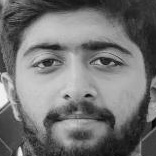
#> input picture Face_Recognition_Attendance_System/students_data/Abdullah_001.jpg, 156 x 156 px
$ python -i main.py   (imports and definitions only)
#> lines starting #> are read from the running program, lines starting #| are printed output that depends on the picture
import cv2
import os
import numpy as np
import pandas as pd
from datetime import datetime
from tkinter import *
from tkinter import filedialog, messagebox

#Images
students_dir = 'students_data'
# [1 line not run here, left out]

#CSV
attendance = 'attendance.csv'
frecognize = cv2.face.LBPHFaceRecognizer_create()
fcascade = cv2.CascadeClassifier(cv2.data.haarcascades + 'haarcascade_frontalface_default.xml')

# [56 lines left out: functions is_registered, register_stud, not called in this run]


def mark_attend(image):
#> called with image = 'students_data/Abdullah_001.jpg'
    global attendance
    # Time limit 9:00 AM
    now = datetime.now()
    curr_time = now.strftime("%H:%M")
    # if curr_time > "09:00":
    #     messagebox.showerror("Late", "You are late! Attendance cannot be marked after 9:00 AM.")
    #     return

# Create CSV
    if not os.path.exists(attendance):
        pd.DataFrame(columns=['Name', 'Roll No', 'Date', 'Time']).to_csv(attendance, index=False)

    image = cv2.imread(image)
#> image is the input picture: shape (156, 156, 3); min 3, max 248, mean 115.3
    if image is None:
        messagebox.showerror("Error", "Unable to read the image. Check the file path.")
        return

    gray = cv2.cvtColor(image, cv2.COLOR_BGR2GRAY)
    face = fcascade.detectMultiScale(gray, scaleFactor=1.1, minNeighbors=5)
#> face = [[9, 8, 139, 139]]
    if len(face) == 0:
        messagebox.showerror("Error", "No face detected. Try again with a clearer image.")
        return

    registered_faces = []
    labels = []
    stud_file = []

    for file in os.listdir(students_dir):
        stud_img = cv2.imread(os.path.join(students_dir, file), 0)
        if stud_img is not None:
            registered_faces.append(stud_img)
            labels.append(int(file.split('_')[1].split('.')[0]))
            stud_file.append(file)

    if len(registered_faces) == 0:
        messagebox.showerror("Error", "No students registered yet.")
        return

# Training
    frecognize.train(registered_faces, np.array(labels))

# Check faces
    for (x, y, w, h) in face:
        face_region = gray[y:y + h, x:x + w]
        label, confidence = frecognize.predict(face_region)

        match_file = [file for file in stud_file if file.split('_')[1].split('.')[0] == str(label).zfill(3)]

        if match_file and confidence < 50:
            name = match_file[0].split('_')[0]
            rollno = match_file[0].split('_')[1].split('.')[0]
            date = now.strftime("%Y-%m-%d")
            time = now.strftime("%H:%M:%S")

# Check marked
            attendance_df = pd.read_csv(attendance)
            if not ((attendance_df['Roll No'] == rollno) & (attendance_df['Date'] == date)).any():
                new_entry = pd.DataFrame({'Name': [name], 'Roll No': [rollno], 'Date': [date], 'Time': [time]})
                attendance_df = pd.concat([attendance_df, new_entry], ignore_index=True)
                attendance_df.to_csv(attendance, index=False)
                messagebox.showinfo("Success", f"Attendance marked for {name} (Roll No: {rollno})")
            else:
                messagebox.showinfo("Info", f"Attendance already marked for {name} today.")
            return
#> this loop made 1 pass; (reads Face_Recognition_Attendance_System/attendance.csv from the repository)
#> (x, y, w, h, label, confidence, match_file, name) on pass 1: (9, 8, 139, 139, 1, 28.7, ['Abdullah_001.jpg'], 'Abdullah')
#> pass 1, in mark_attend, `face_region = gray[y:y + h, x:x + w]`:
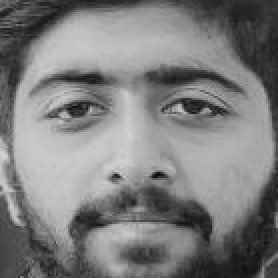
#> face_region: shape (139, 139) (shown 2 times larger); min 12, max 211, mean 125.8

    messagebox.showerror("Error", "No matching student found.")


# [4 lines not run here, left out]

# [1 line that did not run here, left out]
# [3 lines not run here, left out]
# [1 line that did not run here, left out]
# [5 lines not run here, left out]

>>> result = mark_attend('students_data/Abdullah_001.jpg')
